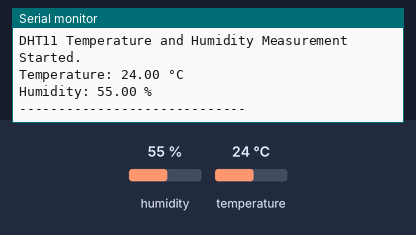
Simulated run of this sketch. Board: Arduino Uno, built with avr-gcc and run on an emulated ATmega328P. On the bench: the last lines printed to the serial monitor. The test bench sets the inputs (shaded band); at power-on: humidity 55 %, temperature 24 °C.

Above: at 2.2 s.
2.3 s: humidity set to 22 %
At 3.9 s:
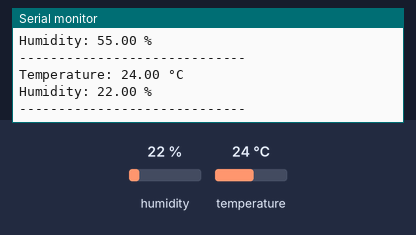
5.0 s: temperature set to 12 °C
At 5.5 s:
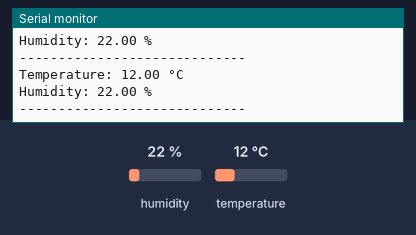
7.7 s: humidity set to 40 %
At 9.7 s:
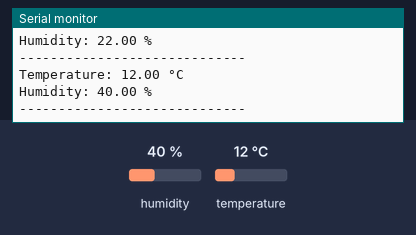
Timing chart, 0 to 11.2 s (numbered marks = the images above; inputs shaded):
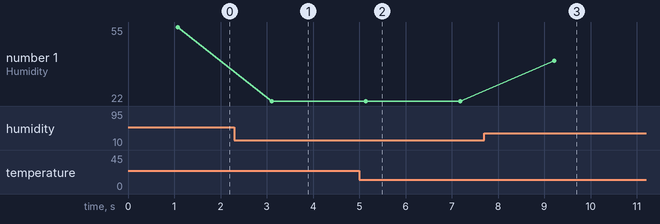

The sketch:

DHT11_Calibration.ino
```cpp
#include <DHT.h>

#define DHTPIN 2       // Datenpin des DHT11-Sensors
#define DHTTYPE DHT11  // Sensor-Typ DHT11

DHT dht(DHTPIN, DHTTYPE);

void setup() {
  Serial.begin(9600);  // Serial Communication Started
  dht.begin();         // DHT-Sensor initialization
  delay(1000);         // Sensor is slow, wait 1 second
  Serial.println("DHT11 Temperature and Humidity Measurement Started.");
}

void loop() {
  // Temperatur und Luftfeuchtigkeit auslesen
  float temperature = dht.readTemperature();  // Temperature in Celsius
  float humidity = dht.readHumidity();        // Humidity in %

  // Check if sensor is providing valid data
  if (isnan(temperature) || isnan(humidity)) {
    Serial.println("Error reading sensor !");
    delay(2000);  // Wait 2 seconds and trying again
    return;
  }

  // Printing Temperature on Serial monitor
  Serial.print("Temperature: ");
  Serial.print(temperature);
  Serial.println(" °C");
  // Luftfeuchtigkeit im seriellen Monitor ausgeben
  Serial.print("Humidity: ");
  Serial.print(humidity);
  Serial.println(" %");

  Serial.println("-----------------------------");
  delay(2000);  // 2 Sekunden warten, bevor die Werte erneut ausgelesen werden
}
```

Measured:
- after the input at 2.3 s, the serial monitor: prints a new line after 0.81 s (image 1)
- after the input at 5.0 s, the serial monitor: prints a new line after 0.12 s (image 2)
- after the input at 7.7 s, the serial monitor: prints a new line after 1.5 s (image 3)
- plotted number 1: 55 → 22 after the input at 2.3 s, 22 → 40 after the input at 7.7 s
